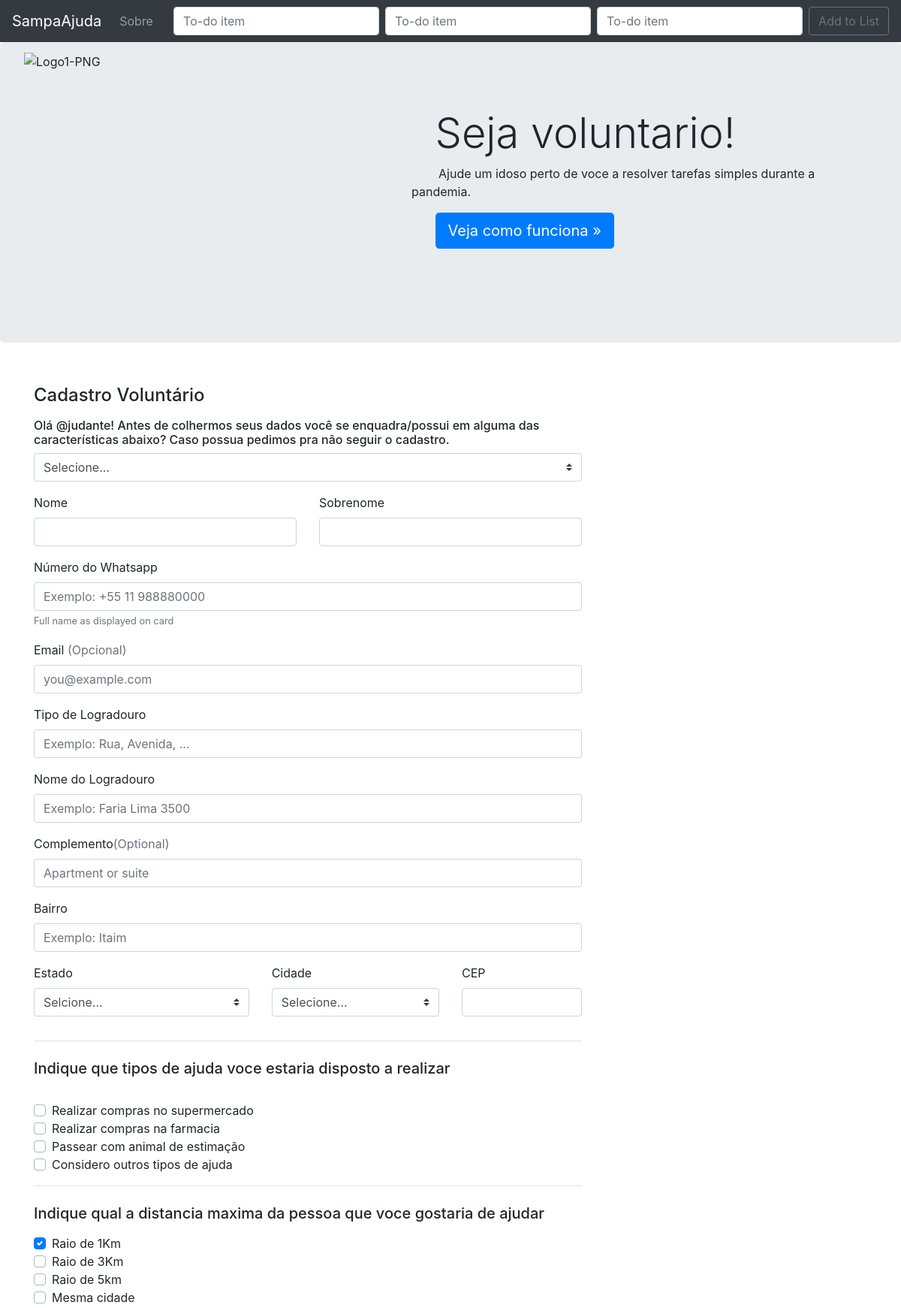
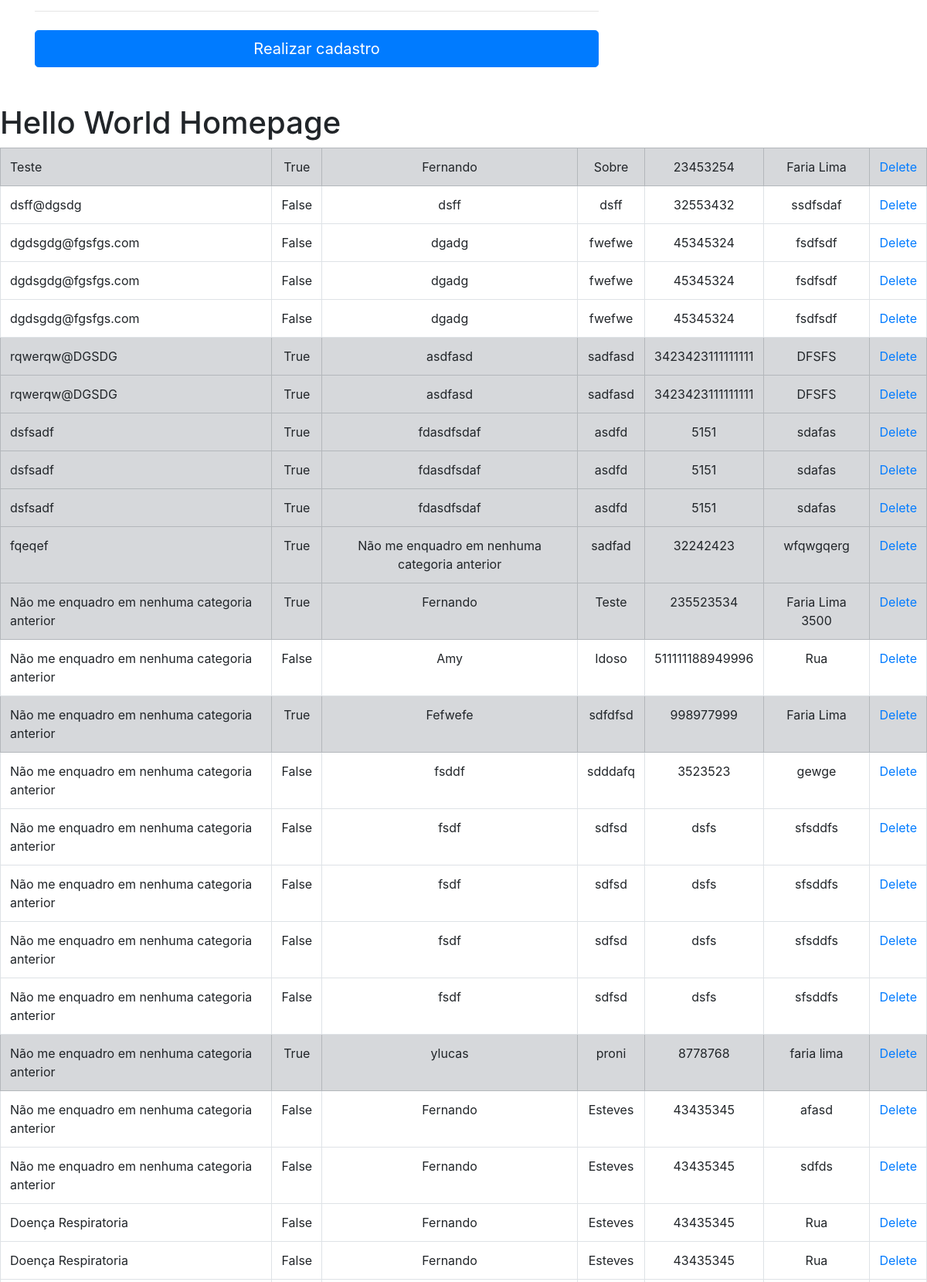
The page /cadastro/ (upper part) on the database its author committed (2 pictures, top to bottom).
### meuApp/models.py (models this page shows, shortened)
class List(models.Model):
	item = models.CharField(max_length = 200, default='')
	nome = models.CharField(max_length = 200, default='')
	sobrenome = models.CharField(max_length = 200, default='')
	nro_whatsapp = models.CharField(max_length = 200, default='')
	email = models.CharField(max_length = 200, default='NA', blank=True, null=True)
	tipo_logradouro = models.CharField(max_length = 200, default='')
	endereco = models.CharField(max_length = 200, default='')
	complemento = models.CharField(max_length = 200, default='NA', blank=True, null=True)
	bairro = models.CharField(max_length = 200, default='')
	estado = models.CharField(max_length = 200, default='')
	cidade = models.CharField(max_length = 200, default='')
	CEP = models.CharField(max_length = 200, default='')
	compras_supermercados = models.BooleanField(default= False)
	compras_farmacia = models.BooleanField(default= False)
	passeio_pet = models.BooleanField(default= False)
	outras_ajudas = models.BooleanField(default= False)
	completed = models.BooleanField(default= False)

### meuApp/views.py (the view)
# urls.py: path('cadastro/',views.cadastro, name='cadastro'),
def cadastro(request):
		if request.method == 'POST':
			form = ListForm(request.POST or None)
			if form.is_valid():
				form.save()
				all_items = List.objects.all
				messages.success(request, 'Cadastro realizado com sucesso. A SampAjuda entrara em contato assim que pudermos conectar voce com alguma pessoa que possa contar com sua ajuda')
				return render(request, 'cadastro.html', {'all_items': all_items})
		else:
	 		all_items = List.objects.all
	 		return render(request, 'cadastro.html', {'all_items': all_items})

### meuApp/templates/cadastro.html (shortened to what this page needs)
{% extends 'base.html' %}
{% block content %}
<form class="needs-validation" novalidate="" method ="POST">
<div class="container">
<div class="row">
        <div class="col-md-8 order-md-1">
          <h4 class="mb-3">Cadastro Voluntário</h4>
           <div class="col-md-0 mb-3">
              <h6>Olá @judante! Antes de colhermos seus dados você se enquadra/possui em alguma das características abaixo? Caso possua pedimos pra não seguir o cadastro.</h6>
              <select class="custom-select d-block w-100" id="country" required="" name="item">
                <option value="">Selecione...</option>
              </select>
          </div>
            <div class="row">
              <div class="col-md-6 mb-3">
                <label for="firstName">Nome</label>
                <input type="text" class="form-control" id="firstName" placeholder="" value="" required="" name="nome">
              </div>
              <div class="col-md-6 mb-3">
                <label for="lastName">Sobrenome</label>
                <input type="text" class="form-control" id="lastName" placeholder="" value="" required="" name="sobrenome">
              </div>
            </div>
            <div class="mb-3">
                <label for="firstName">Número do Whatsapp</label>
                <input type="text" class="form-control" id="firstName" placeholder="Exemplo: +55 11 988880000" value="" required="" name="nro_whatsapp">
                <small class="text-muted">Full name as displayed on card</small>
            </div>
            <div class="mb-3">
              <label for="email">Email <span class="text-muted">(Opcional)</span></label>
              <input type="email" class="form-control" id="email" placeholder="you@example.com" name="email">
            </div>
            <div class="mb-3">
                <label for="firstName">Tipo de Logradouro</label>
                <input type="text" class="form-control" id="firstName" placeholder="Exemplo: Rua, Avenida, ..." value="" required="" name="tipo_logradouro">
              </div>
            <div class="mb-3">
              <label for="address">Nome do Logradouro</label>
              <input type="text" class="form-control" id="address" placeholder="Exemplo: Faria Lima 3500" required="" name="endereco">
            </div>
            <div class="mb-3">
              <label for="address2">Complemento<span class="text-muted">(Optional)</span></label>
              <input type="text" class="form-control" id="address2" placeholder="Apartment or suite" name="complemento" />
            </div>
            <div class="mb-3">
              <label for="address">Bairro</label>
              <input type="text" class="form-control" id="address" placeholder="Exemplo: Itaim" required="" name="bairro">
            </div>
            <div class="row">
              <div class="col-md-5 mb-3">
                <label for="country">Estado</label>
                <select class="custom-select d-block w-100" id="country" required="" name="estado">
                  <option value="">Selcione...</option>
                </select>
              </div>
              <div class="col-md-4 mb-3">
                <label for="state">Cidade</label>
                <select class="custom-select d-block w-100" id="state" required="" name="cidade">
                  <option value="">Selecione...</option>
                </select>
              </div>
              <div class="col-md-3 mb-3">
                <label for="zip">CEP</label>
                <input type="text" class="form-control" id="zip" placeholder="" required="" name="CEP">
              </div>
            </div>
            <hr class="mb-4">
            <h5>Indique que tipos de ajuda voce estaria disposto a realizar</h5>
            <div class="custom-control custom-checkbox">
              <label class="custom-control-label" for="same-address">Realizar compras no supermercado</label>
            </div>
            <div class="custom-control custom-checkbox">
              <label class="custom-control-label" for="save-info">Realizar compras na farmacia</label>
            </div>
            <div class="custom-control custom-checkbox">
              <label class="custom-control-label" for="save-info2">Passear com animal de estimação</label>
            </div>
            <div class="custom-control custom-checkbox">
              <label class="custom-control-label" for="save-info3">Considero outros tipos de ajuda</label>
            </div>
            <hr class="mb-4">
            <h5 class="mb-3">Indique qual a distancia maxima da pessoa que voce gostaria de ajudar</h5>
            <div class="d-block my-3">
              <div class="custom-control custom-checkbox">
                <label class="custom-control-label" for="distancia_maxima">Raio de 1Km</label>
              </div>
              <div class="custom-control custom-checkbox">
                <label class="custom-control-label" for="distancia_maxima2">Raio de 3Km</label>
              </div>
              <div class="custom-control custom-checkbox">
                <label class="custom-control-label" for="distancia_maxima3">Raio de 5km</label>
              </div>
              <div class="custom-control custom-checkbox">
                <label class="custom-control-label" for="distancia_maxima4">Mesma cidade</label>
              </div>
            </div>
                       <hr class="mb-4">
            <button class="btn btn-primary btn-lg btn-block" type="submit">Realizar cadastro</button>
          </form>
        </div>
<h1> Hello World Homepage </h1>
{% if all_items %}
<table class="table table-bordered">
    {% for things in all_items %}
      {% if things.completed %}
        <tr class=" table-secondary">
          <td> {{ things.item }} </td>
          <td><center> {{  things.completed }} </center> </td>
          <td><center> {{  things.nome }} </center> </td>
          <td><center> {{  things.sobrenome }} </center> </td>
          <td><center> {{  things.nro_whatsapp }} </center> </td>
          <td><center> {{  things.endereco }} </center> </td>
          <td> <center><a href="{% url 'delete' things.id %}">Delete</a></center></td>
        </tr>
      {% else %}
        <tr>
          <td> {{ things.item }} </td>
          <td><center> {{  things.completed }} </center> </td>
          <td><center> {{  things.nome }} </center> </td>
          <td><center> {{  things.sobrenome }} </center> </td>
          <td><center> {{  things.nro_whatsapp }} </center> </td>
          <td><center> {{  things.endereco }} </center> </td>
          <td> <center><a href="{% url 'delete' things.id %}">Delete</a></center></td>
        </tr>
      {% endif %}
    {% endfor %}
</table>
{% endif %}
{% endblock %}

### rows shown on the page
List: item "Teste", completed "True", nome "Fernando", sobrenome "Sobre", nro_whatsapp "23453254", endereco "Faria Lima"
List: item "dsff@dgsdg", completed "False", nome "dsff", sobrenome "dsff", nro_whatsapp "32553432", endereco "ssdfsdaf"
List: item "dgdsgdg@fgsfgs.com", completed "False", nome "dgadg", sobrenome "fwefwe", nro_whatsapp "45345324", endereco "fsdfsdf"
List: item "dgdsgdg@fgsfgs.com", completed "False", nome "dgadg", sobrenome "fwefwe", nro_whatsapp "45345324", endereco "fsdfsdf"
List: item "dgdsgdg@fgsfgs.com", completed "False", nome "dgadg", sobrenome "fwefwe", nro_whatsapp "45345324", endereco "fsdfsdf"
List: item "rqwerqw@DGSDG", completed "True", nome "asdfasd", sobrenome "sadfasd", nro_whatsapp "3423423111111111", endereco "DFSFS"
List: item "rqwerqw@DGSDG", completed "True", nome "asdfasd", sobrenome "sadfasd", nro_whatsapp "3423423111111111", endereco "DFSFS"
List: item "dsfsadf", completed "True", nome "fdasdfsdaf", sobrenome "asdfd", nro_whatsapp "5151", endereco "sdafas"
List: item "dsfsadf", completed "True", nome "fdasdfsdaf", sobrenome "asdfd", nro_whatsapp "5151", endereco "sdafas"
List: item "dsfsadf", completed "True", nome "fdasdfsdaf", sobrenome "asdfd", nro_whatsapp "5151", endereco "sdafas"
List: item "fqeqef", completed "True", nome "Não me enquadro em nenhuma categoria anterior", sobrenome "sadfad", nro_whatsapp "32242423", endereco "wfqwgqerg"
List: item "Não me enquadro em nenhuma categoria anterior", completed "True", nome "Fernando", sobrenome "Teste", nro_whatsapp "235523534", endereco "Faria Lima 3500"
List: item "Não me enquadro em nenhuma categoria anterior", completed "False", nome "Amy", sobrenome "Idoso", nro_whatsapp "511111188949996", endereco "Rua"
List: item "Não me enquadro em nenhuma categoria anterior", completed "True", nome "Fefwefe", sobrenome "sdfdfsd", nro_whatsapp "998977999", endereco "Faria Lima"
List: item "Não me enquadro em nenhuma categoria anterior", completed "False", nome "fsddf", sobrenome "sdddafq", nro_whatsapp "3523523", endereco "gewge"
List: item "Não me enquadro em nenhuma categoria anterior", completed "False", nome "fsdf", sobrenome "sdfsd", nro_whatsapp "dsfs", endereco "sfsddfs"
List: item "Não me enquadro em nenhuma categoria anterior", completed "False", nome "fsdf", sobrenome "sdfsd", nro_whatsapp "dsfs", endereco "sfsddfs"
List: item "Não me enquadro em nenhuma categoria anterior", completed "False", nome "fsdf", sobrenome "sdfsd", nro_whatsapp "dsfs", endereco "sfsddfs"
List: item "Não me enquadro em nenhuma categoria anterior", completed "False", nome "fsdf", sobrenome "sdfsd", nro_whatsapp "dsfs", endereco "sfsddfs"
List: item "Não me enquadro em nenhuma categoria anterior", completed "True", nome "ylucas", sobrenome "proni", nro_whatsapp "8778768", endereco "faria lima"
List: item "Não me enquadro em nenhuma categoria anterior", completed "False", nome "Fernando", sobrenome "Esteves", nro_whatsapp "43435345", endereco "afasd"
List: item "Não me enquadro em nenhuma categoria anterior", completed "False", nome "Fernando", sobrenome "Esteves", nro_whatsapp "43435345", endereco "sdfds"
List: item "Doença Respiratoria", completed "False", nome "Fernando", sobrenome "Esteves", nro_whatsapp "43435345", endereco "Rua"
List: item "Doença Respiratoria", completed "False", nome "Fernando", sobrenome "Esteves", nro_whatsapp "43435345", endereco "Rua"
